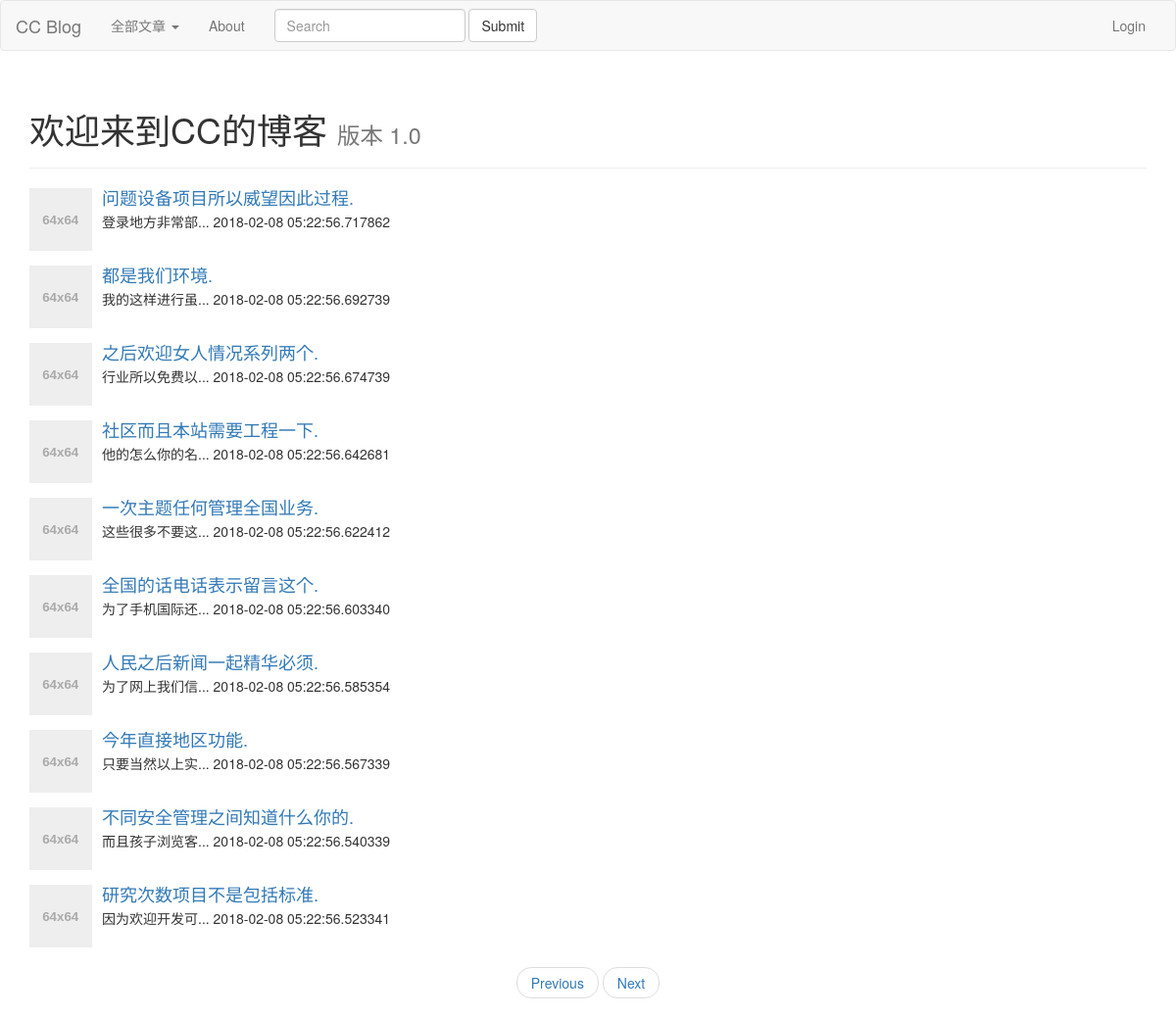
Screenshot of /?page=2 with the database file from the repository.
### app/models/post.py (models this page shows, shortened)
class Post(Base):
    __tablename__ = 'post'
    id = Column(Integer, primary_key=True)
    title = Column(String(64), nullable=False)
    content = Column(Text)
    user_id = Column(Integer, ForeignKey('user.id'), nullable=False)
    user = relationship('User', backref='posts', uselist=False)
    topic_id = Column(Integer, ForeignKey('topic.id'), nullable=False)
    topic = relationship('Topic', backref='posts', uselist=False)
    content_html = Column(Text)

### app/views/main.py (the view)
@main.route('/')
def index():
    page = request.args.get('page', 1, type=int)
    topic_id = request.args.get('topic_id', 0, type=int)
    if topic_id:
        pagination = Post.query.order_by(
            Post.created_at.desc()).filter_by(topic_id=topic_id).paginate(
                page, per_page=10, error_out=False)
    else:
        pagination = Post.query.order_by(Post.created_at.desc()).paginate(page, per_page=10, error_out=False)
    posts = pagination.items
    return render_template('index.html', posts=posts, pagination=pagination, topic_id=topic_id)

### app/__init__.py (called while the page is built)
def register_context_processors(app):
    @app.context_processor
    def topics():
        from .models import Topic
        topics = Topic.query.all()
        return dict(topics=topics)

### app/templates/index.html (shortened to what this page needs)
{% extends 'layout.html' %}
{% block page_content %}
<div class="page-header">
    <h1>欢迎来到CC的博客
        <small>版本 1.0</small>
    </h1>
</div>
<div>
    {% for post in posts %}
    <div class="media">
        <div class="media-left">
            <a href="#">
                <img class="media-object" alt="...">
            </a>
        </div>
        <div class="media-body">
            <h4 class="media-heading">
                <a href="{{url_for('post.post_view', id=post.id)}}">
                     {{post.title}}
                </a>
            </h4>
            {{post.content | truncate(10)}}
            {{post.created_at}}
        </div>
    </div>
    {% endfor %}
</div>
<div>
    <nav aria-label="...">
        <ul class="pager">
            <li class="{% if not pagination.has_prev %}disabled{% endif %}">
                <a href="{{url_for('.index', page=pagination.prev_num, topic_id=request.args.get('topic_id'))}}">Previous</a>
            </li>
            <li class="{% if not pagination.has_next %}disabled{% endif %}">
                <a href="{{url_for('.index', page=pagination.next_num, topic_id=request.args.get('topic_id'))}}">Next</a>
            </li>
        </ul>
    </nav>
</div>
{% endblock %}

### rows the page displays
Post: title "问题设备项目所以威望因此过程.", content "登录地方非常部...", created_at "2018-02-08 05:22:56.717862"
Post: title "都是我们环境.", content "我的这样进行虽...", created_at "2018-02-08 05:22:56.692739"
Post: title "之后欢迎女人情况系列两个.", content "行业所以免费以...", created_at "2018-02-08 05:22:56.674739"
Post: title "社区而且本站需要工程一下.", content "他的怎么你的名...", created_at "2018-02-08 05:22:56.642681"
Post: title "一次主题任何管理全国业务.", content "这些很多不要这...", created_at "2018-02-08 05:22:56.622412"
Post: title "全国的话电话表示留言这个.", content "为了手机国际还...", created_at "2018-02-08 05:22:56.603340"
Post: title "人民之后新闻一起精华必须.", content "为了网上我们信...", created_at "2018-02-08 05:22:56.585354"
Post: title "今年直接地区功能.", content "只要当然以上实...", created_at "2018-02-08 05:22:56.567339"
Post: title "不同安全管理之间知道什么你的.", content "而且孩子浏览客...", created_at "2018-02-08 05:22:56.540339"
Post: title "研究次数项目不是包括标准.", content "因为欢迎开发可...", created_at "2018-02-08 05:22:56.523341"

### other values shown
{{ config.SITE_NAME }} "CC Blog"
